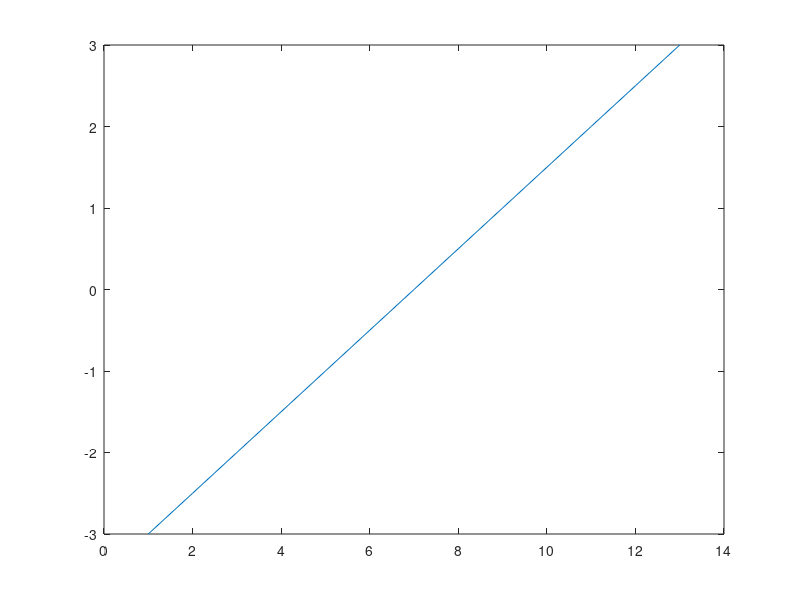
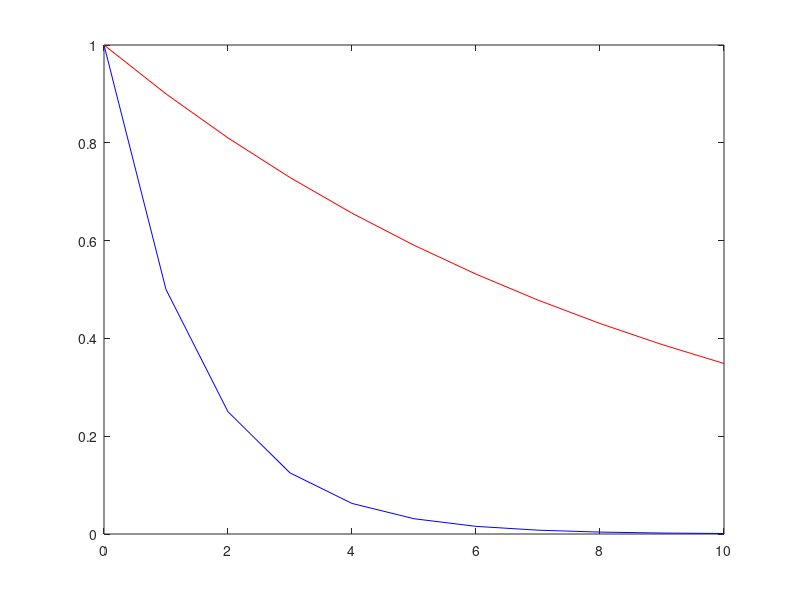
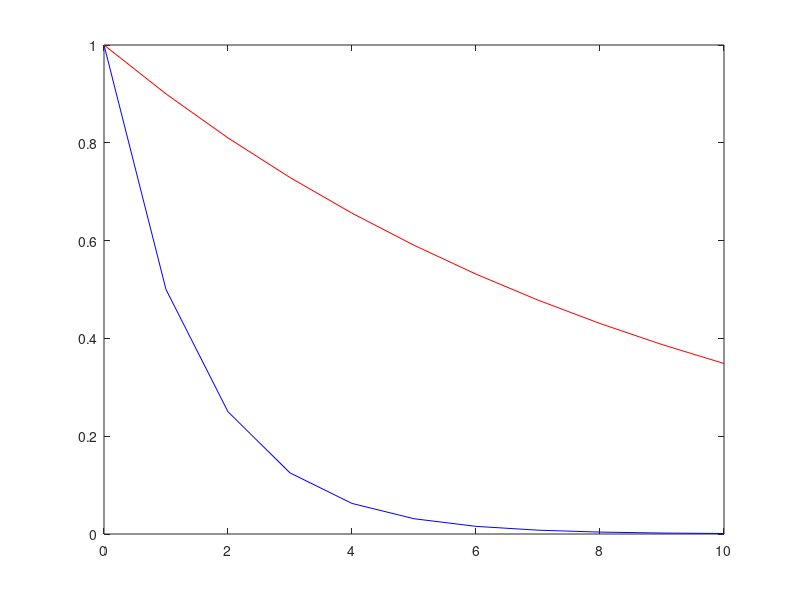
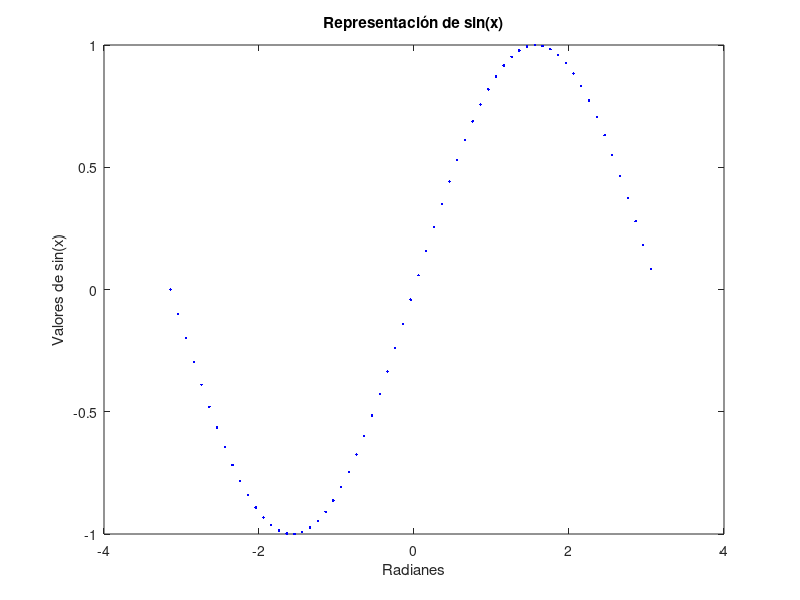

The MATLAB source for these figures, in order:
%Para crear figuras y gráficas de representaciones matemáticas debemos de
%realizar los siguiente:

a=[-3:0.5:3]; %Creamos un vector que va de -3 a 3 de 0,5 en 0,5.

figure(1); % Creamos una figura llamada figura 1.

plot(a); % La ploteamos o la representamos en una gráfica.

% Cuando solo metemos en el plot un parámetro MatLab rellena los valores x
% en función de los valores de a.
%También podemos poner de donde a donde queremo llegar en el eje x.
%Ejemplo:

n=0:10;
x=0.5.^n;
y=0.9.^n;

figure(2);

plot(n,x,'b'); hold on;
plot(n,y,'r'); hold off;

%También podemos plotear dos funciones en un comando de esta forma:
figure(3)
plot(n,x,'b',n,y,'r');

%Otro ejemplo:


x=[-pi:0.1:pi]; %x irá de -3.14 a 3.14 de 0.1 en 0.1.

f=sin(x); %Creamos la función senoidal.
figure(5);


plot(x,f,'b.'); 
xlabel('Radianes');
ylabel('Valores de sin(x)');
title('Representación de sin(x)');
